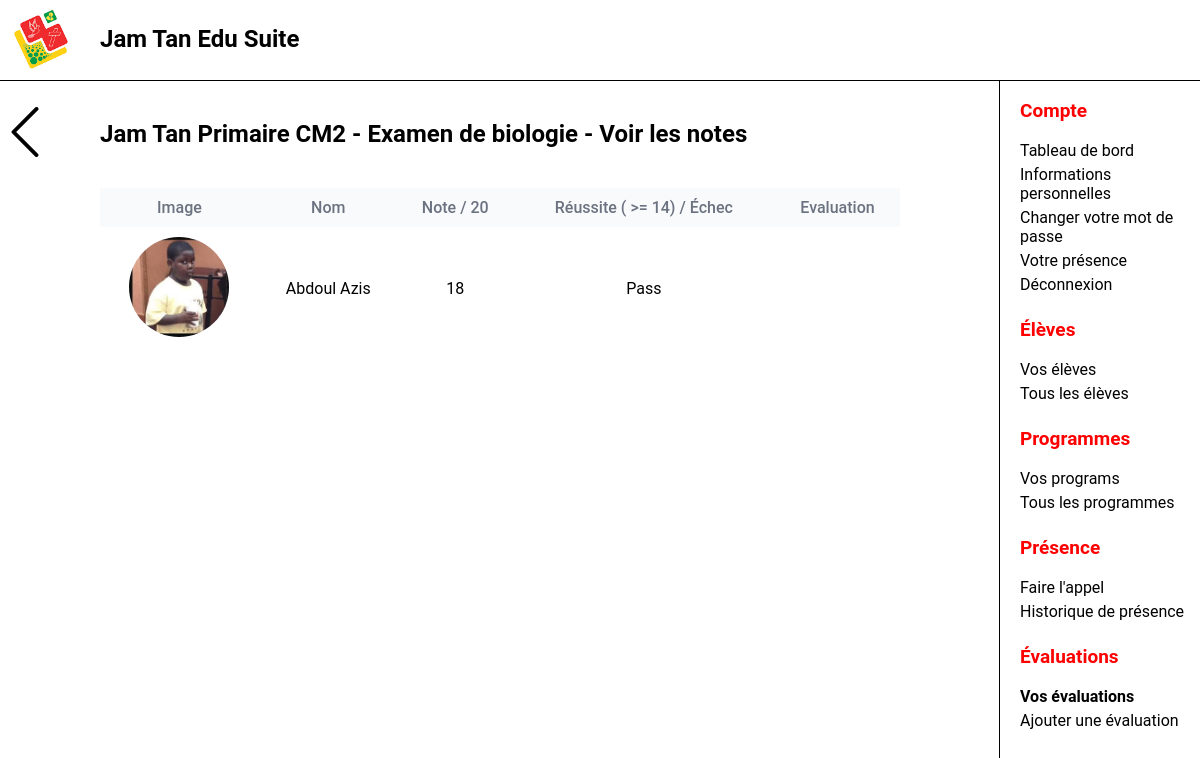
Page /views/ViewGrades.php?assessment_id=1 (signed in) on the committed database.
### tables this page shows
CREATE TABLE Assessment (
AssessmentID INTEGER NOT NULL PRIMARY KEY AUTO_INCREMENT,
AssessmentName VARCHAR(100) NOT NULL,
AssessmentPublishDate DATE NOT NULL DEFAULT CURRENT_DATE,
AssessmentStartDate DATE,
AssessmentDueDate DATE NOT NULL,
MaxGrade INTEGER UNSIGNED NOT NULL,
PassGrade INTEGER UNSIGNED NOT NULL,
TypeID INTEGER NOT NULL,
ProgramID INTEGER NOT NULL,
FOREIGN KEY (ProgramID) REFERENCES Program(ProgramID),
FOREIGN KEY (TypeID) REFERENCES AssessmentType(TypeID)
);

CREATE TABLE ProgramCategory (
CategoryID INTEGER NOT NULL PRIMARY KEY AUTO_INCREMENT,
CategoryName VARCHAR(100) NOT NULL 
);

CREATE TABLE Program (
ProgramID INTEGER NOT NULL PRIMARY KEY AUTO_INCREMENT,
ProgramName VARCHAR(100) NOT NULL,
MinAge INTEGER UNSIGNED,
MaxAge INTEGER UNSIGNED,
CategoryID INTEGER,
FOREIGN KEY (CategoryID) REFERENCES ProgramCategory(CategoryID)
);

CREATE TABLE Student (
StudentID INTEGER NOT NULL PRIMARY KEY AUTO_INCREMENT,
StudentFirstName VARCHAR(60) NOT NULL,
StudentLastName VARCHAR(60) NOT NULL,
StudentBirthDate DATE NOT NULL,
StudentTown VARCHAR(60) NOT NULL,
StudentGender ENUM("Male", "Female"),
StudentSchool_Year TINYINT UNSIGNED NOT NULL DEFAULT 0,
StudentPicture VARCHAR(255) NOT NULL DEFAULT 'default',
Contact1 VARCHAR(8) NOT NULL,
Contact2 VARCHAR(8),
FatherFirst_Name VARCHAR(60) NOT NULL,
FatherLast_Name VARCHAR(60) NOT NULL,
MotherFirst_Name VARCHAR(60) NOT NULL,
MotherLast_Name VARCHAR(60) NOT NULL
);

CREATE TABLE Grade (
GradeID INTEGER NOT NULL PRIMARY KEY AUTO_INCREMENT, 
CONSTRAINT AssessmentEnrollment UNIQUE KEY (AssessmentID, EnrollmentID),
Grade INTEGER UNSIGNED NOT NULL,
Pass ENUM("Fail", "Pass") NOT NULL,
GradeDate DATE NOT NULL DEFAULT CURRENT_DATE,
Feedback VARCHAR(500),
AssessmentID INTEGER NOT NULL,
EnrollmentID INTEGER NOT NULL,
FOREIGN KEY (AssessmentID) REFERENCES Assessment(AssessmentID),
FOREIGN KEY (EnrollmentID) REFERENCES Enrollment(EnrollmentID)
);

### views/ViewGrades.php (the view, shortened to what this page needs)
<?php
require("../controllers/db.php");
$AssessmentID = $_GET['assessment_id'] ?? null;
$GetAssessment = $conn->prepare("SELECT Assessment.AssessmentName, Assessment.MaxGrade,
Assessment.PassGrade, Program.ProgramName, Program.ProgramID, ProgramCategory.CategoryName
FROM Assessment
INNER JOIN Program
ON Assessment.ProgramID = Program.ProgramID
INNER JOIN ProgramCategory
ON Program.CategoryID = ProgramCategory.CategoryID
WHERE Assessment.AssessmentID = ?");
$GetAssessment->execute([$AssessmentID]);
$Assessment = $GetAssessment->fetch(PDO::FETCH_ASSOC);
$GetGrades = $conn->prepare("
    SELECT
        Student.StudentFirstName, Student.StudentLastName,
        Student.StudentPicture,
        Grade.Grade, Grade.Feedback, Grade.Pass,
        Assessment.PassGrade
    FROM Assessment
    INNER JOIN Grade
        ON Assessment.AssessmentID = Grade.AssessmentID
    INNER JOIN Enrollment
        ON Grade.EnrollmentID = Enrollment.EnrollmentID
    INNER JOIN Student
        ON Enrollment.StudentID = Student.StudentID
    WHERE Assessment.AssessmentID = ?
");
$GetGrades->execute([$AssessmentID]);
$Grades = $GetGrades->fetchAll(PDO::FETCH_ASSOC);
?>
<!DOCTYPE html>
<html lang="en">
<head>
    <link rel="stylesheet" href="css/Table.css">
    <link rel="stylesheet" href="css/ProfilePictureSmall.css">
</head>
<body>
<div id="main">
    <h2><?= htmlspecialchars($Assessment["CategoryName"] . " " . $Assessment["ProgramName"] . " - " . $Assessment["AssessmentName"] . " - Voir les notes") ?></h2>
    <div class="table-container">
        <table>
            <thead>
            <tr>
                <th>Image</th>
                <th>Nom</th>
                <th>Note / <?= htmlspecialchars($Assessment["MaxGrade"]);?></th>
                <th>Réussite ( >= <?= htmlspecialchars($Assessment["PassGrade"])?>) / Échec </th>
                <th>Evaluation</th>
            </tr>
            </thead>
            <tbody>
            <?php foreach ($Grades as $Grade): ?>
            <tr>
                <td>
                        <img
                            class="profile-picture"
                            src="../StudentImages/<?= htmlspecialchars($Grade["StudentPicture"]) ?>.jpg"
                            alt="">
                </td>
                <td>
                    <?= htmlspecialchars($Grade["StudentLastName"] . " " . $Grade["StudentFirstName"]) ?>
                </td>
                <td>
                    <?= htmlspecialchars($Grade["Grade"]);?>
                </td>
                <td>
                    <?= htmlspecialchars($Grade["Pass"]);?>
                </td>
                <td>
                </td>
            </tr>
            </tbody>
            <?php endforeach; ?>
        </table>
    </div>
</div>
</body>
</html>

### nav/nav.css (style rules this page uses)
html, body { margin: 0; padding: 0; font-family: 'Roboto', sans-serif; }
#logo { height: 70px; position: fixed; }
#topbar { top: 0; z-index: 1; width: 100vw; height: 70px; position: fixed; background-color: white; display: flex; border-bottom: thin solid; padding: 5px; }
#app_title { position: fixed; margin-left: 95px; display: block; }
#main { padding-top: 100px; margin-right: 300px; margin-left: 100px; }
#sidebar_menu { position: fixed; width: 200px; padding-top: 80px; border-left:solid black; border-width: thin; height: calc(100vh - 80px); overflow-y: auto; right: 0px; }
#sidebar_menu a { text-decoration: none; font-size: 16px; padding-bottom: 5px; color: black; display: block; padding-left: 20px; }
#sidebar_menu p { color: red; font-weight: bold; font-size: 19px; padding-left: 20px; }
h2 { padding-bottom: 20px; }
#topbar { visibility: visible; }
#sidebar_menu { display: block; }

### views/css/Table.css (style rules this page uses)
.table-container { overflow-x: auto; white-space: nowrap; display: block; padding-bottom: 20px; }
table { width: 100%; border-collapse: collapse; font-size: 16px; text-align: center; }
table thead { background: #f9fafb; }
table th, td { padding: 10px; }
table th { font-weight: 500; color: #6b7280; }

### views/css/ProfilePictureSmall.css (style rules this page uses)
.profile-picture { height: 100px; width: 100px; border-radius: 50%; object-fit: cover; object-position: center; }

### views/ViewGrades.php (style rules this page uses)
#p_your_assessments, #s_your_assessments { font-weight: bold; }

### rows in the picture
assessment: AssessmentName.ProgramName "Jam Tan Primaire CM2 - Examen de biologie - Voir les notes", MaxGrade "20", PassGrade "14", student.StudentPicture (picture), student.StudentLastName+StudentFirstName "Abdoul Azis", grade.Grade "18", grade.Pass "Pass"
